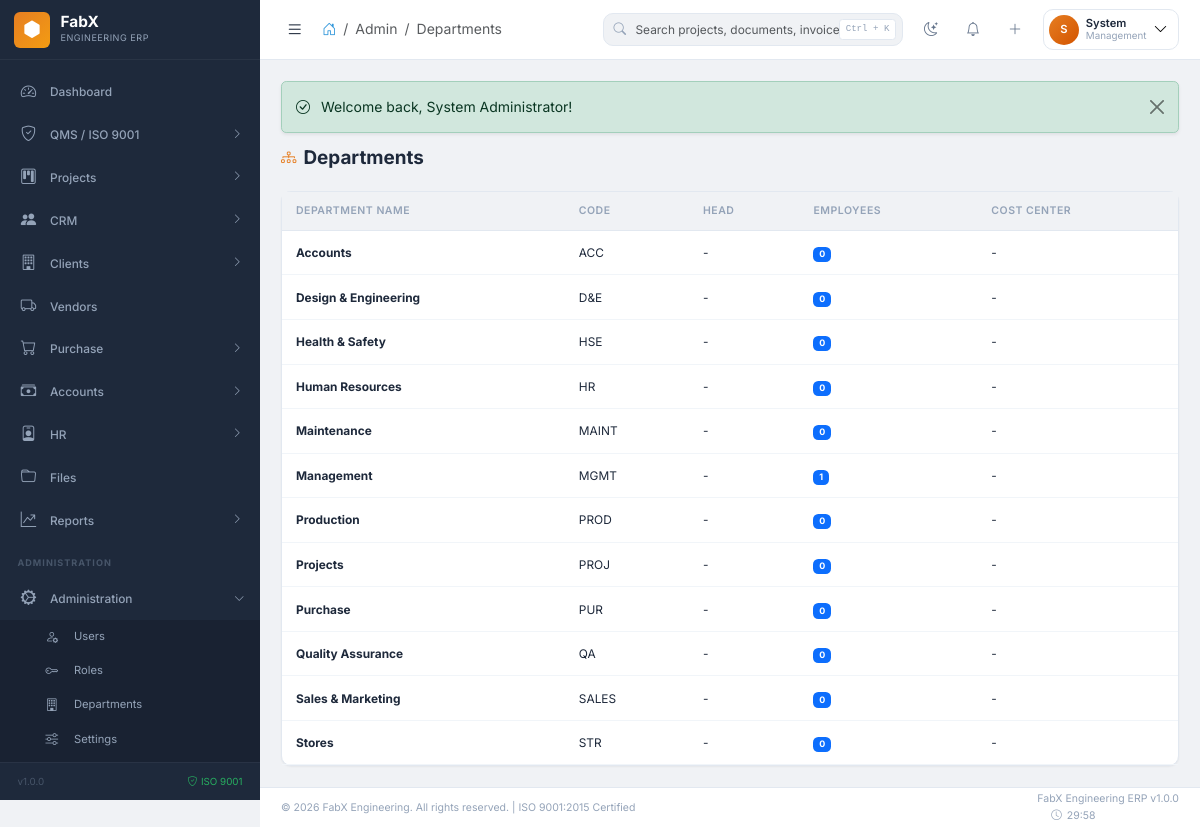
The app's page /admin/departments (signed in) with its own data.
### tables this page shows
CREATE TABLE fabx_departments (
    id INT AUTO_INCREMENT PRIMARY KEY,
    name VARCHAR(100) NOT NULL,
    code VARCHAR(20) NOT NULL UNIQUE,
    description TEXT,
    cost_center VARCHAR(50),
    head_id INT NULL,
    status ENUM('active','inactive') DEFAULT 'active',
    created_at TIMESTAMP DEFAULT CURRENT_TIMESTAMP,
    updated_at TIMESTAMP DEFAULT CURRENT_TIMESTAMP ON UPDATE CURRENT_TIMESTAMP,
    INDEX idx_code (code),
    INDEX idx_status (status)
);

### modules/admin/AdminController.php (called while the page is built, shortened)
<?php
class AdminController extends Controller {
    public function departments(): void {
        $departments = $this->db->fetchAll(
            "SELECT d.*, CONCAT(u.first_name, ' ', u.last_name) as head_name,
                    (SELECT COUNT(*) FROM " . $this->db->table("users") . " WHERE department_id = d.id AND status = 'active') as employee_count
             FROM " . $this->db->table("departments") . " d
             LEFT JOIN " . $this->db->table("users") . " u ON d.head_id = u.id
             ORDER BY d.name"
        );
        $this->view('departments/list', [
            'page_title' => 'Departments', 'breadcrumb_module' => 'Admin', 'breadcrumb_page' => 'Departments',
            'departments' => $departments
        ]);
    }
}

### config/config.php (called while the page is built, shortened)
<?php
spl_autoload_register(function ($class) {
    $prefixes = [
        'Core\\' => FABX_ROOT . '/core/',
        'Modules\\' => FABX_ROOT . '/modules/',
    ];
    foreach ($prefixes as $prefix => $baseDir) {
        $len = strlen($prefix);
        if (strncmp($prefix, $class, $len) === 0) {
            $relativeClass = substr($class, $len);
            $file = $baseDir . str_replace('\\', '/', $relativeClass) . '.php';
            if (file_exists($file)) {
                return;
            }
        }
    }
});
require_once FABX_ROOT . '/includes/security.php';

### core/Database.php (called while the page is built, shortened)
<?php
class Database {
    private static ?self $instance = null;
    private mysqli $connection;
    private string $prefix;
    private function __construct() {
        $this->prefix = DB_PREFIX;
        $this->connection = new mysqli(DB_HOST, DB_USER, DB_PASS, DB_NAME);
        $this->connection->set_charset(DB_CHARSET);
    }
    public static function getInstance(): self {
        if (self::$instance === null) {
            self::$instance = new self();
        }
        return self::$instance;
    }
    public function query(string $sql, array $params = []): \mysqli_stmt|false {
        $stmt = $this->connection->prepare($sql);
        if (!empty($params)) {
            $types = '';
            $values = [];
            foreach ($params as $param) {
                if (is_int($param)) {
                    $types .= 'i';
                } elseif (is_float($param)) {
                    $types .= 'd';
                } elseif (is_bool($param)) {
                    $types .= 'i';
                    $param = $param ? 1 : 0;
                } else {
                    $types .= 's';
                }
                $values[] = $param;
            }
            $stmt->bind_param($types, ...$values);
        }
        return $stmt;
    }
    public function fetchAll(string $sql, array $params = []): array {
        $stmt = $this->query($sql, $params);
        $stmt->execute();
        $result = $stmt->get_result();
        $rows = $result->fetch_all(MYSQLI_ASSOC);
        return $rows;
    }
    public function table(string $name): string {
        return $this->prefix . $name;
    }
}

### includes/security.php (called while the page is built, shortened)
<?php
function e(string $text): string {
    return htmlspecialchars($text, ENT_QUOTES, 'UTF-8');
}

### modules/admin/views/departments/list.php (the view, shortened to what this page needs)
<div class="page-header">
    <h1 class="page-title"><i class="bi bi-diagram-3"></i> Departments</h1>
</div>
<div class="fx-card">
    <div class="fx-card-body p-0">
        <div class="table-responsive-fx">
            <table class="fx-table mb-0">
                <thead>
                    <tr>
                        <th>Department Name</th><th>Code</th><th>Head</th>
                        <th>Employees</th><th>Cost Center</th>
                    </tr>
                </thead>
                <tbody>
                    <?php if (!empty($departments)): ?>
                        <?php foreach ($departments as $d): ?>
                            <tr>
                                <td><strong><?= e($d['name']) ?></strong></td>
                                <td><?= e($d['code'] ?? '-') ?></td>
                                <td><?= e($d['head_name'] ?? '-') ?></td>
                                <td><span class="badge bg-primary text-white"><?= e($d['employee_count'] ?? 0) ?></span></td>
                                <td><?= e($d['cost_center'] ?? '-') ?></td>
                            </tr>
                        <?php endforeach; ?>
                    <?php else: ?>
                        <tr><td colspan="5"><div class="empty-state"><i class="bi bi-diagram-3"></i><h5>No departments found</h5></div></td></tr>
                    <?php endif; ?>
                </tbody>
            </table>
        </div>
    </div>
</div>

### assets/css/fabx-theme.css (style rules this page uses)
:root { --primary: #2c3e50; --primary-dark: #1a252f; --primary-light: #34495e; --secondary: #6c757d; --accent: #e67e22; --accent-light: #f39c12; --accent-dark: #d35400; --info: #3498db; --success: #27ae60; --warning: #f39c12; --danger: #e74c3c; --bg-body: #f0f2f5; --bg-card: #ffffff; --bg-sidebar: #1e293b; --bg-sidebar-hover: #0f172a; --bg-navbar: #ffffff; --text-primary: #1e293b; --text-secondary: #64748b; --text-muted: #94a3b8; --border-color: #e2e8f0; --border-light: #f1f5f9; --shadow-sm: 0 1px 2px 0 rgba(0,0,0,0.05); --shadow: 0 1px 3px 0 rgba(0,0,0,0.1), 0 1px 2px -1px rgba(0,0,0,0.1); --shadow-md: 0 4px 6px -1px rgba(0,0,0,0.1), 0 2px 4px -2px rgba(0,0,0,0.1); --shadow-lg: 0 10px 15px -3px rgba(0,0,0,0.1), 0 4px 6px -4px rgba(0,0,0,0.1); --shadow-xl: 0 20px 25px -5px rgba(0,0,0,0.1), 0 8px 10px -6px rgba(0,0,0,0.1); --sidebar-width: 260px; --sidebar-collapsed: 70px; --navbar-height: 60px; --footer-height: 40px; --font-sans: 'Inter', -apple-system, BlinkMacSystemFont, sans-serif; --font-mono: 'SF Mono', monospace; --radius-sm: 6px; --radius: 10px; --radius-lg: 14px; --radius-xl: 20px; --transition-fast: 0.15s ease; --transition: 0.2s ease; --transition-slow: 0.3s ease; }
*, *::before, *::after { box-sizing: border-box; margin: 0; }
html { font-size: 14px; }
body { font-family: var(--font-sans); background: var(--bg-body); color: var(--text-primary); line-height: 1.6; -webkit-font-smoothing: antialiased; overflow-x: hidden; }
.fx-card { background: var(--bg-card); border: 1px solid var(--border-color); border-radius: var(--radius); box-shadow: var(--shadow-sm); transition: box-shadow var(--transition), transform var(--transition); }
.fx-card-body { padding: 1.25rem; }
.fx-table { width: 100%; border-collapse: collapse; }
.fx-table thead th { background: var(--bg-body); padding: 0.75rem 1rem; font-size: 0.75rem; font-weight: 600; text-transform: uppercase; letter-spacing: 0.5px; color: var(--text-muted); border-bottom: 1px solid var(--border-color); white-space: nowrap; }
.fx-table tbody td { padding: 0.875rem 1rem; font-size: 0.85rem; color: var(--text-primary); border-bottom: 1px solid var(--border-light); vertical-align: middle; }
.page-header { display: flex; align-items: center; justify-content: space-between; margin-bottom: 1.5rem; flex-wrap: wrap; gap: 1rem; }
.page-title { font-size: 1.35rem; font-weight: 700; color: var(--text-primary); margin: 0; display: flex; align-items: center; gap: 0.5rem; }
.page-title i { color: var(--accent); font-size: 1.1rem; }

### assets/css/custom.css (style rules this page uses)
.table-responsive-fx { overflow-x: auto; -webkit-overflow-scrolling: touch; }

### records on screen
fabx_departments: name "Accounts", code "ACC", head_name "-", employee_count "0", cost_center "-"
fabx_departments: name "Design & Engineering", code "D&E", head_name "-", employee_count "0", cost_center "-"
fabx_departments: name "Health & Safety", code "HSE", head_name "-", employee_count "0", cost_center "-"
fabx_departments: name "Human Resources", code "HR", head_name "-", employee_count "0", cost_center "-"
fabx_departments: name "Maintenance", code "MAINT", head_name "-", employee_count "0", cost_center "-"
fabx_departments: name "Management", code "MGMT", head_name "-", employee_count "1", cost_center "-"
fabx_departments: name "Production", code "PROD", head_name "-", employee_count "0", cost_center "-"
fabx_departments: name "Projects", code "PROJ", head_name "-", employee_count "0", cost_center "-"
fabx_departments: name "Purchase", code "PUR", head_name "-", employee_count "0", cost_center "-"
fabx_departments: name "Quality Assurance", code "QA", head_name "-", employee_count "0", cost_center "-"
fabx_departments: name "Sales & Marketing", code "SALES", head_name "-", employee_count "0", cost_center "-"
fabx_departments: name "Stores", code "STR", head_name "-", employee_count "0", cost_center "-"

### other values on screen
$item['label'] "Dashboard"
$item['label'] "QMS / ISO 9001"
$item['label'] "Projects"
$item['label'] "CRM"
$item['label'] "Clients"
$item['label'] "Vendors"
$item['label'] "Purchase"
$item['label'] "Accounts"
$item['label'] "HR"
$item['label'] "Files"
$item['label'] "Reports"
$item['label'] "Administration"
$sub['label'] "Users"
$sub['label'] "Roles"
$sub['label'] "Departments"
